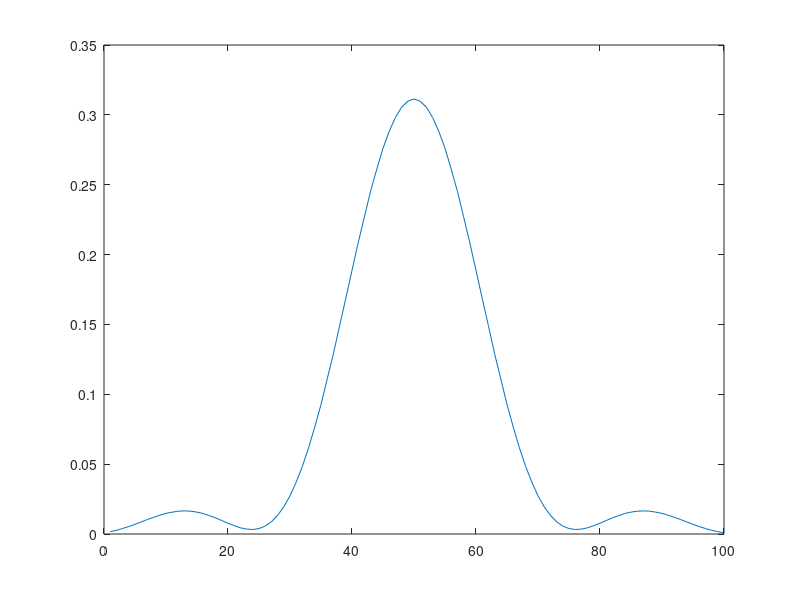

Source code (MATLAB):
clear;
clf;

for i=1:100
a=1;
f=@(k) 1/(pi*sqrt(2*a))*sin(k*a)./k.*cos(k.*(0.12*i-6)-k.^2*a^2/2);
g=@(k) 1/(pi*sqrt(2*a))*sin(k*a)./k.*sin(k.*(0.12*i-6)-k.^2*a^2/2);
psiSquared(i)=(quadgk(f,-30,30))^2+(quadgk(g,-30,30))^2;
endfor

i=1:100;
plot(i,psiSquared(i));



